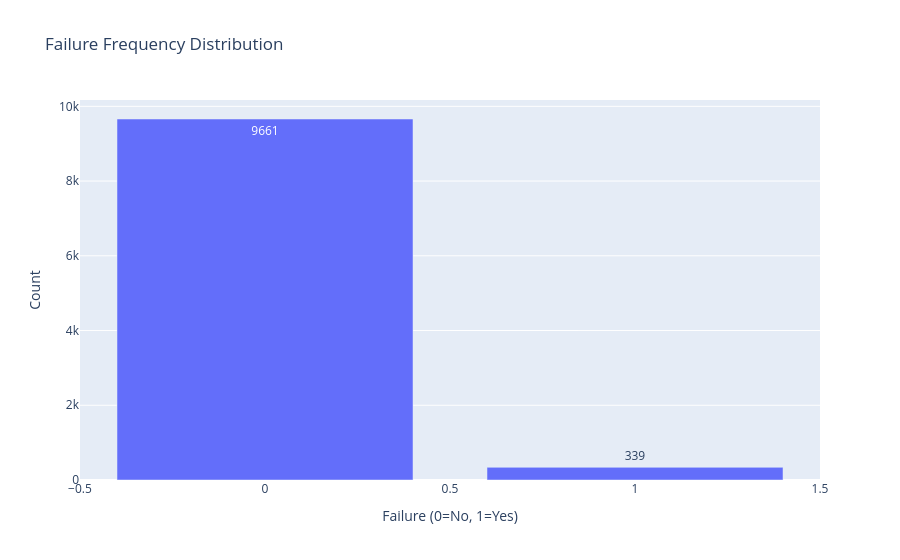

Source (notebook cell):
### Markdown cell above
<p style="font-weight:bold">STEP 3</p><p style="color:green;font-style:italic">Analyze failure frequency patterns.</p>

### Code cell
print("Failure Distribution:\n", df[target].value_counts())

fig = px.bar(
    df[target].value_counts().reset_index(),
    x=target,           
    y='count',
    labels={target: 'Failure (0=No, 1=Yes)', 'count': 'Count'},
    title="Failure Frequency Distribution",text_auto=True
)
fig.show()

### Figure 1 — Plotly figure (JSON) as saved in the notebook; plotly's stock layout.template omitted (floating-point values rounded to 4 significant figures)
{"data": [{"hovertemplate": "Failure (0=No, 1=Yes)=%{x}<br>Count=%{y}<extra></extra>", "legendgroup": "", "marker": {"color": "#636efa", "pattern": {"shape": ""}}, "name": "", "orientation": "v", "showlegend": false, "textposition": "auto", "texttemplate": "%{y}", "type": "bar", "x": [0, 1], "xaxis": "x", "y": [9661, 339], "yaxis": "y"}], "layout": {"barmode": "relative", "legend": {"tracegroupgap": 0}, "title": {"text": "Failure Frequency Distribution"}, "xaxis": {"anchor": "y", "domain": [0, 1], "title": {"text": "Failure (0=No, 1=Yes)"}}, "yaxis": {"anchor": "x", "domain": [0, 1], "title": {"text": "Count"}}}}
